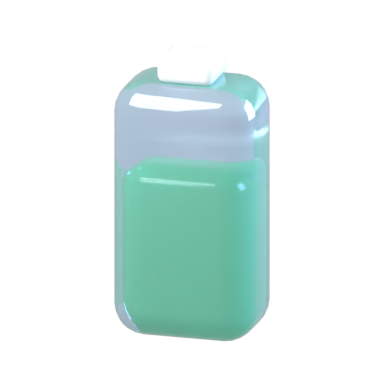
#> input picture ui3d/ikon/baterai.png, 384 x 384 px; its folder holds only this picture in this run
$ python _sheet.py
#> lines starting #> are read from the running program, lines starting #| are printed output that depends on the picture
from PIL import Image
import glob, os
fs = sorted(glob.glob('ikon/*.png')); cols = 5
sh = Image.new('RGB', (cols * 200, 2 * 210), (233, 239, 247))
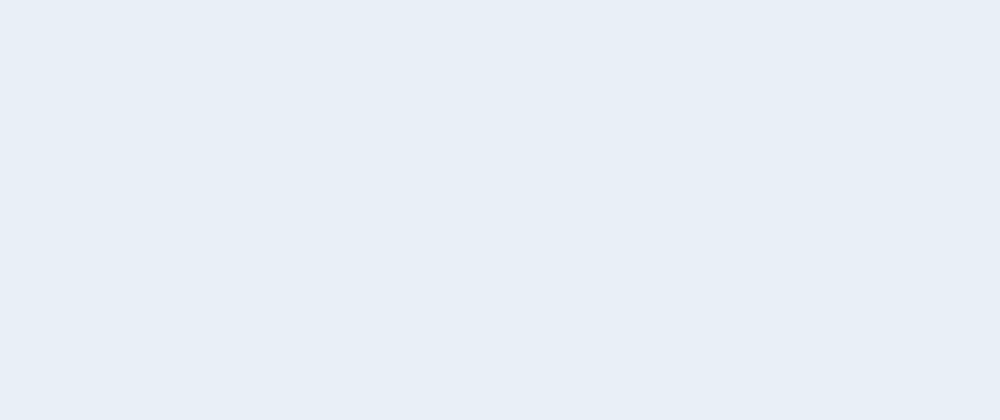
#> sh: PIL image 1000x420 RGB; mean R, G, B 233, 239, 247
for i, f in enumerate(fs):
    im = Image.open(f).convert('RGBA').resize((190, 190))
    sh.paste(im, ((i % cols) * 200 + 5, (i // cols) * 210 + 10), im)
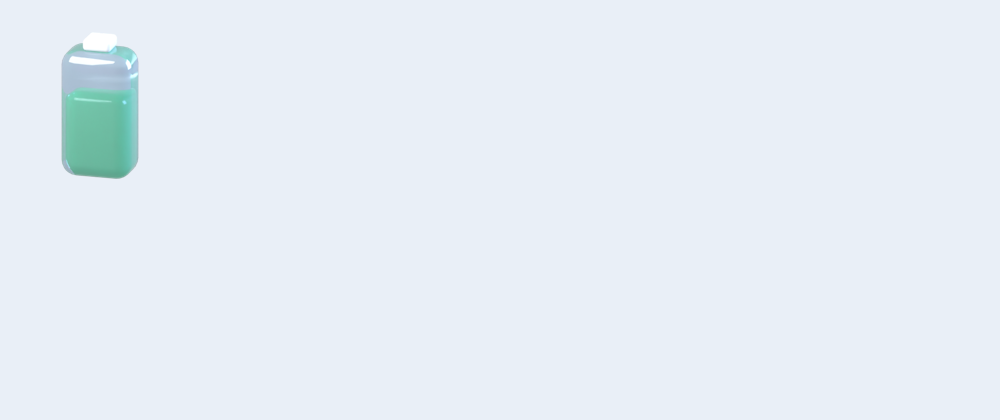
#> sh: PIL image 1000x420 RGB; mean R, G, B 230.8, 238, 245.6
sh.save('_ikon_sheet.jpg', quality=90)
print(len(fs), [os.path.basename(f) for f in fs])

$ run again, on ui3d/ikon/lonceng.png
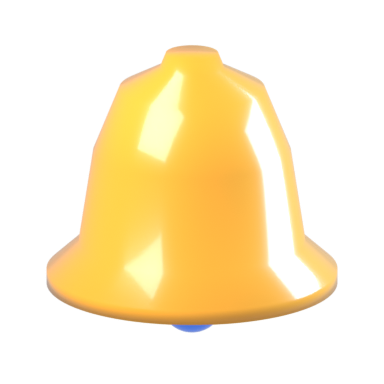
#> input picture ui3d/ikon/lonceng.png, 384 x 384 px
#> `sh.paste(im, ((i % cols) * 200 + 5, (i // cols) * 210 + 10), im)`:
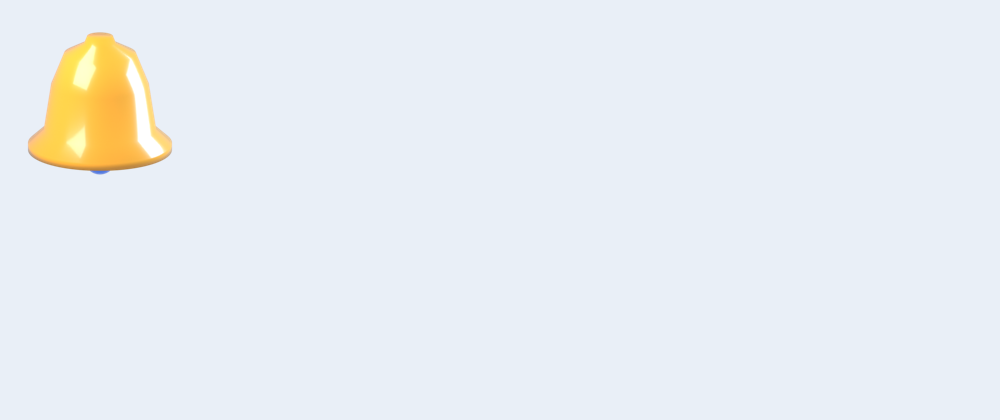
#> sh: PIL image 1000x420 RGB; mean R, G, B 233.6, 238, 242.6

$ run again, on ui3d/ikon/blister.png
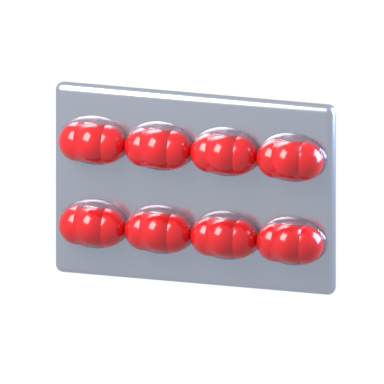
#> input picture ui3d/ikon/blister.png, 384 x 384 px
#> `im = Image.open(f).convert('RGBA').resize((190, 190))`:
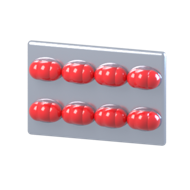
#> im: PIL image 190x190 RGBA; mean R, G, B, A 67.9, 50.8, 54.6, 92; transparent parts drawn white
#> `sh.paste(im, ((i % cols) * 200 + 5, (i // cols) * 210 + 10), im)`:
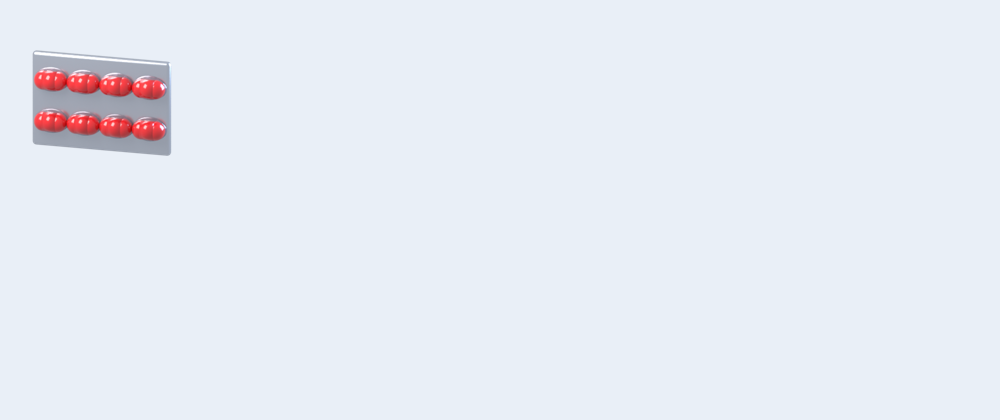
#> sh: PIL image 1000x420 RGB; mean R, G, B 231.5, 235.8, 243.9
